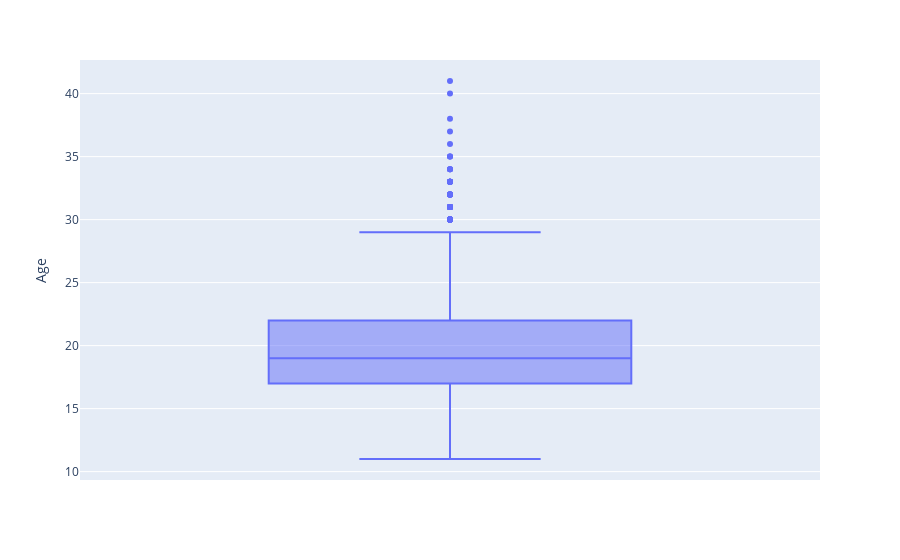

This figure's notebook cell:
### Markdown cell above
**p-value < 0.05, значит мы отклоняем H0 о нормальности данных**

### Code cell
px.box(women_age, y='Age')

### Figure 1 — Plotly figure (JSON) as saved in the notebook; plotly's stock layout.template omitted (floating-point values rounded to 4 significant figures; data arrays with more than 128 entries replaced by an {"elided": "..."} marker saying what was removed)
{"data": [{"alignmentgroup": "True", "hovertemplate": "Age=%{y}<extra></extra>", "legendgroup": "", "marker": {"color": "#636efa"}, "name": "", "notched": false, "offsetgroup": "", "orientation": "v", "showlegend": false, "type": "box", "x0": " ", "xaxis": "x", "y": {"elided": "4836 int values"}, "y0": " ", "yaxis": "y"}], "layout": {"boxmode": "group", "legend": {"tracegroupgap": 0}, "margin": {"t": 60}, "xaxis": {"anchor": "y", "domain": [0, 1]}, "yaxis": {"anchor": "x", "domain": [0, 1], "title": {"text": "Age"}}}}
